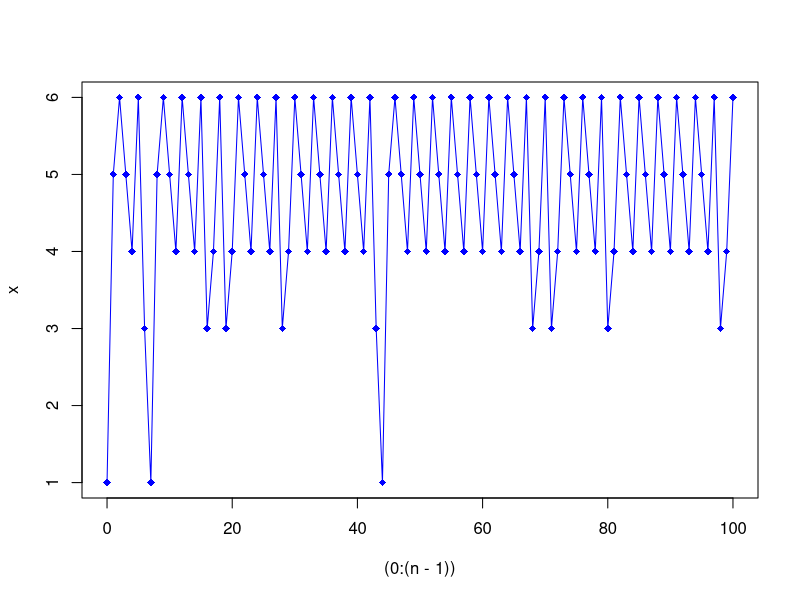

Here is the R script that generated this plot: (Note: this script raises an error after producing the figure.)
rm(list=ls());
dev.off();
n = 101;
P=t(matrix(c(0,0.2,0,0.3,0.5,0,0.5,0,0.5,0,0,0,0.3,0,0,0.7,0,0,0,0,0,0,0,1,0,0,0,0.8,0,0.2,0,0,0.1,0,0.9,0),6,6));
x = matrix(0,1,n);
x[1]=1;
tot = matrix(0,1,6);
tot[1] = 1;
for (t in 1:(n-1))
{
  x[t+1] = min(which(cumsum(P[x[t],])>runif(1)))
  tot[x[t+1]] = tot[x[t+1]] + 1;
}
plot((0:(n-1)),x,pch=18,col="blue")
lines((0:(n-1)),x,col="blue")
tot/n
f = t(Null(t((diag(1,6)-t(P)))));
f = f/sum(f)
